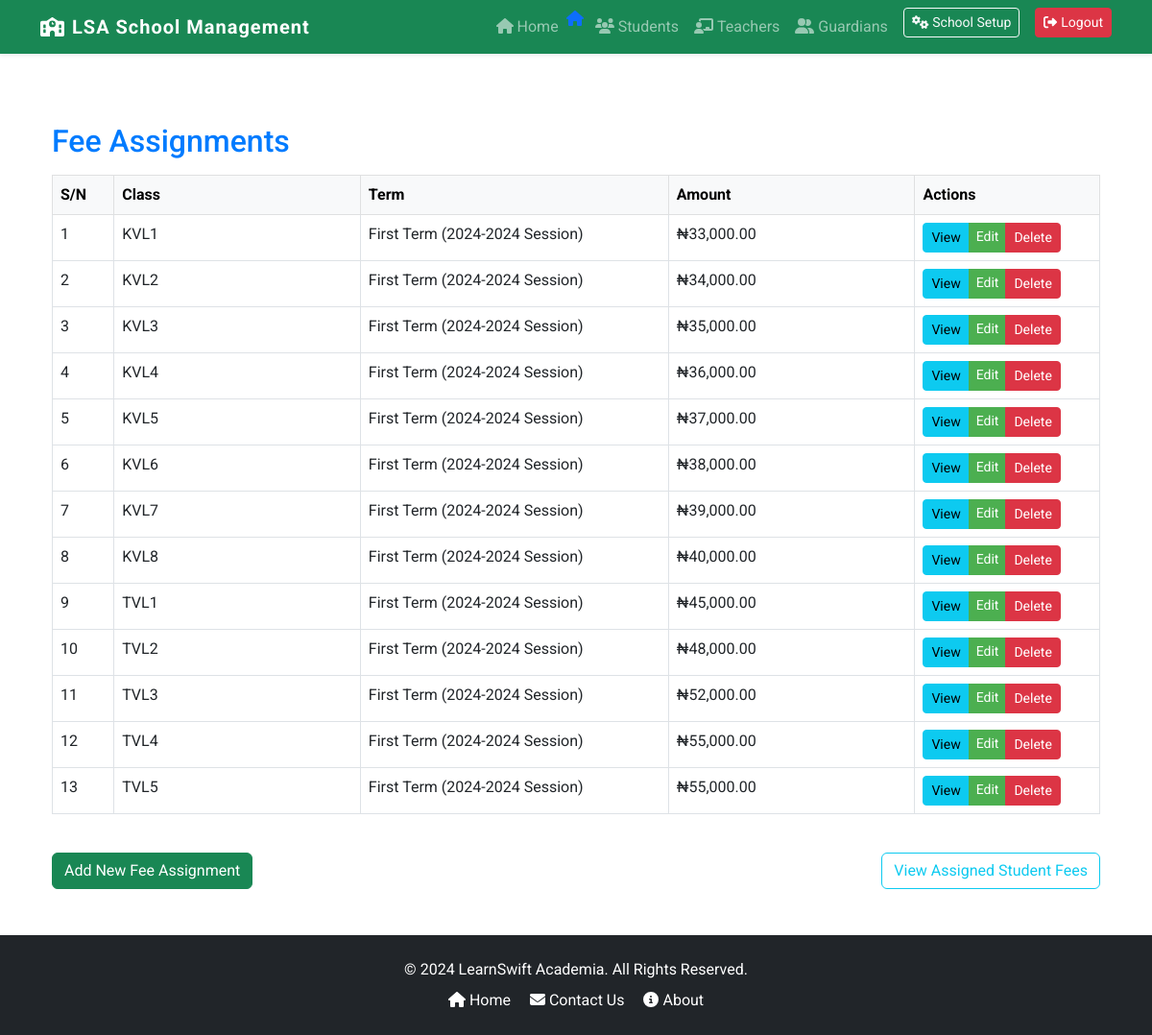
The app's page /fee_assignments/ (signed in) with its own data.
### core/models.py (models this page shows, shortened)
class FeeAssignment(models.Model):
    class_instance = models.ForeignKey('Class', on_delete=models.CASCADE, default=None)
    term = models.ForeignKey('Term', on_delete=models.CASCADE)
    amount = models.DecimalField(max_digits=10, decimal_places=2)

class Class(models.Model):
    LEVEL_CHOICES = [
        ('Primary', 'Primary'),
        ('Secondary', 'Secondary'),
    ]
    name = models.CharField(max_length=20, unique=True)
    school_level = models.CharField(max_length=20, choices=LEVEL_CHOICES, unique=False, default=None)
    description = models.TextField()
    teacher = models.ForeignKey('Teacher', on_delete=models.SET_NULL, null=True, blank=True, related_name='classes')
    subjects = models.ManyToManyField('Subject', related_name='class_set', blank=True)  # Assuming you have a Subject model
    students = models.ManyToManyField('Student', related_name='classes', blank=True)
    order = models.PositiveIntegerField(null=True)  # Order defines the class progression
    def __str__(self):
        return self.name

class Term(models.Model):
    TERM_OPTIONS = [
        ('First Term', 'First'),
        ('Second Term', 'Second'),
        ('Third Term', 'Third'),
    ]
    session = models.ForeignKey(Session, related_name='terms', on_delete=models.CASCADE)
    name = models.CharField(max_length=20, choices=TERM_OPTIONS)
    start_date = models.DateField()
    end_date = models.DateField()
    is_active = models.BooleanField(default=True)
    def __str__(self):
        return f"{self.name} ({self.session.name})"

class Session(models.Model):
    start_date = models.DateField()
    end_date = models.DateField()
    is_active = models.BooleanField(default=True)
    @property
    def name(self):
        start_year = self.start_date.year
        end_year = self.end_date.year
        return f"{start_year}-{end_year} Session"

### core/views.py (the view)
# urls.py: path('fee_assignments/', FeeAssignmentListView.as_view(), name='fee_assignment_list'),
class FeeAssignmentListView(AdminRequiredMixin, ListView):
    model = FeeAssignment
    template_name = 'fee_assignment/fee_assignment_list.html'
    context_object_name = 'assignments'

### core/views.py (called while the page is built)
    def test_func(self):
        return self.request.user.is_superuser

### core/templates/fee_assignment/fee_assignment_list.html (shortened to what this page needs)
{% extends 'base.html' %}
{% load humanize %}
{% block content %}
<div class="container">
    <h2 class="mt-4">Fee Assignments</h2>
    <div class="table-responsive mt-3">
        <table class="table table-bordered table-hover">
            <thead class="table-light">
                <tr>
                    <th style="width: 5%;">S/N</th>
                    <th style="width: 20%;">Class</th>
                    <th style="width: 25%;">Term</th>
                    <th style="width: 20%;">Amount</th>
                    <th style="width: 15%;">Actions</th>
                </tr>
            </thead>
            <tbody>
                {% for assignment in assignments %}
                    <tr>
                        <td>{{ forloop.counter }}</td>
                        <td>{{ assignment.class_instance }}</td>
                        <td>{{ assignment.term }}</td>
                        <td>₦{{ assignment.amount|floatformat:2|intcomma }}</td>
                        <td>
                            <div class="btn-group" role="group">
                                <a href="{% url 'fee_assignment_detail' assignment.pk %}" class="btn btn-info btn-sm" title="View Details">
                                     View
                                </a>
                                <a href="{% url 'update_fee_assignment' assignment.pk %}" class="btn btn-primary btn-sm" title="Edit">
                                     Edit
                                </a>
                                <a href="{% url 'delete_fee_assignment' assignment.pk %}" class="btn btn-danger btn-sm" title="Delete" onclick="return confirm('Are you sure you want to delete this assignment?');">
                                     Delete
                                </a>
                            </div>
                        </td>
                    </tr>
                {% empty %}
                    <tr>
                        <td colspan="5" class="text-center">No fee assignments available.</td>
                    </tr>
                {% endfor %}
            </tbody>
        </table>
    </div>
    <div class="d-flex justify-content-between mt-4">
        <a href="{% url 'create_fee_assignment' %}" class="btn btn-success">
             Add New Fee Assignment
        </a>
        <a href="{% url 'student_fee_record_list' %}" class="btn btn-outline-info">
             View Assigned Student Fees
        </a>
    </div>
</div>
{% endblock %}

### core/static/css/custom.css (style rules this page uses)
:root { --bs-primary: #4e73df; --bs-secondary: #858796; --bs-success: #1cc88a; --bs-info: #36b9cc; --bs-warning: #f6c23e; --bs-danger: #e74a3b; --bs-light: #f8f9fc; --bs-dark: #5a5c69; --bs-font-sans-serif: 'Roboto', sans-serif; }
html, body { height: 100%; margin: 0; display: flex; flex-direction: column; }
body { font-family: 'Roboto', sans-serif; }
h1, h2, h3, h4, h5, h6 { color: #007bff; }
.btn-primary { background-color: #4CAF50; border: none; border-radius: 5px; }

### records on screen
FeeAssignment: class_instance "KVL1", term "First Term (2024-2024 Session)", amount "33,000.00"
FeeAssignment: class_instance "KVL2", term "First Term (2024-2024 Session)", amount "34,000.00"
FeeAssignment: class_instance "KVL3", term "First Term (2024-2024 Session)", amount "35,000.00"
FeeAssignment: class_instance "KVL4", term "First Term (2024-2024 Session)", amount "36,000.00"
FeeAssignment: class_instance "KVL5", term "First Term (2024-2024 Session)", amount "37,000.00"
FeeAssignment: class_instance "KVL6", term "First Term (2024-2024 Session)", amount "38,000.00"
FeeAssignment: class_instance "KVL7", term "First Term (2024-2024 Session)", amount "39,000.00"
FeeAssignment: class_instance "KVL8", term "First Term (2024-2024 Session)", amount "40,000.00"
FeeAssignment: class_instance "TVL1", term "First Term (2024-2024 Session)", amount "45,000.00"
FeeAssignment: class_instance "TVL2", term "First Term (2024-2024 Session)", amount "48,000.00"
FeeAssignment: class_instance "TVL3", term "First Term (2024-2024 Session)", amount "52,000.00"
FeeAssignment: class_instance "TVL4", term "First Term (2024-2024 Session)", amount "55,000.00"
FeeAssignment: class_instance "TVL5", term "First Term (2024-2024 Session)", amount "55,000.00"
